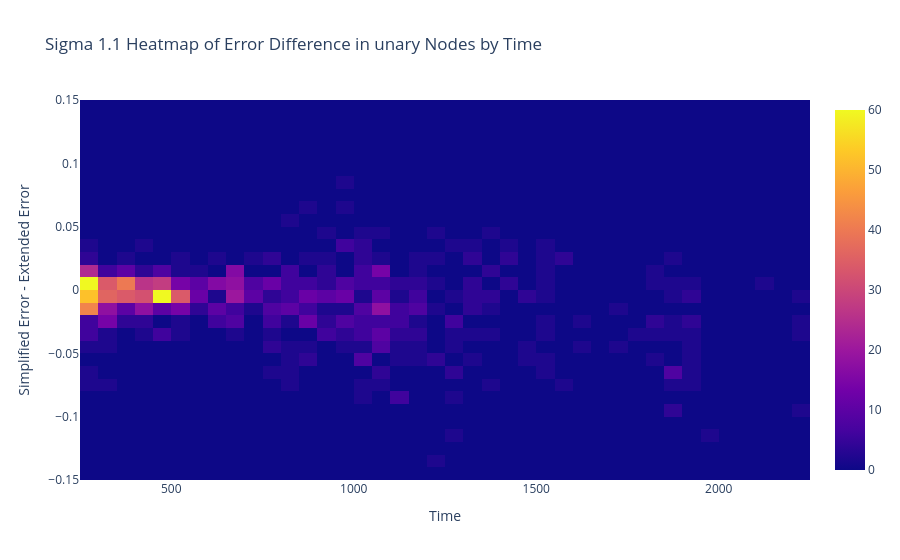

The cell this chart's notebook holds for it:
### Code cell
heat_map(data[1.1][1]['unary_results'], data[1.1][0]['static_info'], "unary")

### Figure 1 — Plotly figure (JSON) as saved in the notebook; plotly's stock layout.template omitted (floating-point values rounded to 4 significant figures; data arrays with more than 128 entries replaced by an {"elided": "..."} marker saying what was removed)
{"data": [{"autobinx": false, "autobiny": false, "histnorm": "density", "type": "histogram2d", "x": {"elided": "9478 float values"}, "xbins": {"end": 2250, "size": 50, "start": 250}, "y": {"elided": "9478 float values"}, "ybins": {"end": 0.15, "size": 0.01, "start": -0.15}}], "layout": {"title": {"text": "Sigma 1.1 Heatmap of Error Difference in unary Nodes by Time"}, "xaxis": {"title": {"text": "Time"}}, "yaxis": {"title": {"text": "Simplified Error - Extended Error"}}}}
